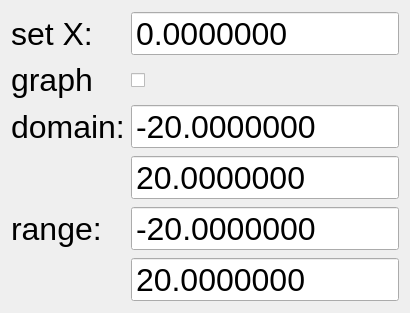
      <widget class="QWidget" name="formLayoutWidget_3">
       <property name="geometry">
        <rect>
         <x>440</x>
         <y>350</y>
         <width>341</width>
         <height>241</height>
        </rect>
       </property>
       <layout class="QFormLayout" name="formLayout">
        <item row="0" column="0">
         <widget class="QLabel" name="label_arg">
          <property name="enabled">
           <bool>true</bool>
          </property>
          <property name="maximumSize">
           <size>
            <width>999999</width>
            <height>999999</height>
           </size>
          </property>
          <property name="font">
           <font>
            <pointsize>24</pointsize>
           </font>
          </property>
          <property name="layoutDirection">
           <enum>Qt::RightToLeft</enum>
          </property>
          <property name="autoFillBackground">
           <bool>false</bool>
          </property>
          <property name="text">
           <string>set Х:</string>
          </property>
         </widget>
        </item>
        <item row="0" column="1">
         <widget class="QDoubleSpinBox" name="doubleSpinBox_arg">
          <property name="enabled">
           <bool>true</bool>
          </property>
          <property name="maximumSize">
           <size>
            <width>999999</width>
            <height>999999</height>
           </size>
          </property>
          <property name="font">
           <font>
            <pointsize>24</pointsize>
           </font>
          </property>
          <property name="wrapping">
           <bool>false</bool>
          </property>
          <property name="frame">
           <bool>true</bool>
          </property>
          <property name="readOnly">
           <bool>false</bool>
          </property>
          <property name="buttonSymbols">
           <enum>QAbstractSpinBox::NoButtons</enum>
          </property>
          <property name="keyboardTracking">
           <bool>true</bool>
          </property>
          <property name="decimals">
           <number>7</number>
          </property>
          <property name="minimum">
           <double>-1000000.000000000000000</double>
          </property>
          <property name="maximum">
           <double>1000000.000000000000000</double>
          </property>
          <property name="value">
           <double>0.000000000000000</double>
          </property>
         </widget>
        </item>
        <item row="1" column="1">
         <widget class="QCheckBox" name="checkBox">
          <property name="maximumSize">
           <size>
            <width>999999</width>
            <height>999999</height>
           </size>
          </property>
          <property name="text">
           <string/>
          </property>
          <property name="checked">
           <bool>false</bool>
          </property>
         </widget>
        </item>
        <item row="2" column="0">
         <widget class="QLabel" name="label_x">
          <property name="enabled">
           <bool>true</bool>
          </property>
          <property name="maximumSize">
           <size>
            <width>999999</width>
            <height>999999</height>
           </size>
          </property>
          <property name="font">
           <font>
            <pointsize>24</pointsize>
           </font>
          </property>
          <property name="layoutDirection">
           <enum>Qt::RightToLeft</enum>
          </property>
          <property name="text">
           <string>domain:</string>
          </property>
          <property name="textFormat">
           <enum>Qt::AutoText</enum>
          </property>
         </widget>
        </item>
        <item row="2" column="1">
         <widget class="QDoubleSpinBox" name="doubleSpinBox_obl_x1">
          <property name="enabled">
           <bool>true</bool>
          </property>
          <property name="maximumSize">
           <size>
            <width>999999</width>
            <height>999999</height>
           </size>
          </property>
          <property name="font">
           <font>
            <pointsize>24</pointsize>
           </font>
          </property>
          <property name="buttonSymbols">
           <enum>QAbstractSpinBox::NoButtons</enum>
          </property>
          <property name="decimals">
           <number>7</number>
          </property>
          <property name="minimum">
           <double>-2000000.000000000000000</double>
          </property>
          <property name="maximum">
           <double>2000000.000000000000000</double>
          </property>
          <property name="value">
           <double>-20.000000000000000</double>
          </property>
         </widget>
        </item>
        <item row="3" column="0">
         <widget class="QLabel" name="label_45">
          <property name="maximumSize">
           <size>
            <width>999999</width>
            <height>999999</height>
           </size>
          </property>
          <property name="layoutDirection">
           <enum>Qt::RightToLeft</enum>
          </property>
          <property name="text">
           <string/>
          </property>
         </widget>
        </item>
        <item row="3" column="1">
         <widget class="QDoubleSpinBox" name="doubleSpinBox_obl_x2">
          <property name="enabled">
           <bool>true</bool>
          </property>
          <property name="maximumSize">
           <size>
            <width>999999</width>
            <height>999999</height>
           </size>
          </property>
          <property name="font">
           <font>
            <pointsize>24</pointsize>
           </font>
          </property>
          <property name="buttonSymbols">
           <enum>QAbstractSpinBox::NoButtons</enum>
          </property>
          <property name="decimals">
           <number>7</number>
          </property>
          <property name="minimum">
           <double>-2000000.000000000000000</double>
          </property>
          <property name="maximum">
           <double>2000000.000000000000000</double>
          </property>
          <property name="value">
           <double>20.000000000000000</double>
          </property>
         </widget>
        </item>
        <item row="4" column="0">
         <widget class="QLabel" name="label_y">
          <property name="enabled">
           <bool>true</bool>
          </property>
          <property name="maximumSize">
           <size>
            <width>999999</width>
            <height>999999</height>
           </size>
          </property>
          <property name="font">
           <font>
            <pointsize>24</pointsize>
           </font>
          </property>
          <property name="layoutDirection">
           <enum>Qt::RightToLeft</enum>
          </property>
          <property name="text">
           <string>range:</string>
          </property>
         </widget>
        </item>
        <item row="4" column="1">
         <widget class="QDoubleSpinBox" name="doubleSpinBox_obl_y1">
          <property name="enabled">
           <bool>true</bool>
          </property>
          <property name="maximumSize">
           <size>
            <width>999999</width>
            <height>999999</height>
           </size>
          </property>
          <property name="font">
           <font>
            <pointsize>24</pointsize>
           </font>
          </property>
          <property name="buttonSymbols">
           <enum>QAbstractSpinBox::NoButtons</enum>
          </property>
          <property name="decimals">
           <number>7</number>
          </property>
          <property name="minimum">
           <double>-2000000.000000000000000</double>
          </property>
          <property name="maximum">
           <double>2000000.000000000000000</double>
          </property>
          <property name="value">
           <double>-20.000000000000000</double>
          </property>
         </widget>
        </item>
        <item row="5" column="1">
         <widget class="QDoubleSpinBox" name="doubleSpinBox_obl_y2">
          <property name="enabled">
           <bool>true</bool>
          </property>
          <property name="maximumSize">
           <size>
            <width>999999</width>
            <height>999999</height>
           </size>
          </property>
          <property name="font">
           <font>
            <pointsize>24</pointsize>
            <italic>false</italic>
            <bold>false</bold>
            <underline>false</underline>
            <strikeout>false</strikeout>
            <kerning>true</kerning>
           </font>
          </property>
          <property name="mouseTracking">
           <bool>false</bool>
          </property>
          <property name="tabletTracking">
           <bool>false</bool>
          </property>
          <property name="layoutDirection">
           <enum>Qt::LeftToRight</enum>
          </property>
          <property name="frame">
           <bool>true</bool>
          </property>
          <property name="alignment">
           <set>Qt::AlignLeading|Qt::AlignLeft|Qt::AlignVCenter</set>
          </property>
          <property name="buttonSymbols">
           <enum>QAbstractSpinBox::NoButtons</enum>
          </property>
          <property name="decimals">
           <number>7</number>
          </property>
          <property name="minimum">
           <double>-2000000.000000000000000</double>
          </property>
          <property name="maximum">
           <double>2000000.000000000000000</double>
          </property>
          <property name="value">
           <double>20.000000000000000</double>
          </property>
         </widget>
        </item>
        <item row="1" column="0">
         <widget class="QLabel" name="label_46">
          <property name="maximumSize">
           <size>
            <width>999999</width>
            <height>999999</height>
           </size>
          </property>
          <property name="font">
           <font>
            <pointsize>24</pointsize>
           </font>
          </property>
          <property name="layoutDirection">
           <enum>Qt::RightToLeft</enum>
          </property>
          <property name="text">
           <string>graph</string>
          </property>
         </widget>
        </item>
       </layout>
      </widget>
